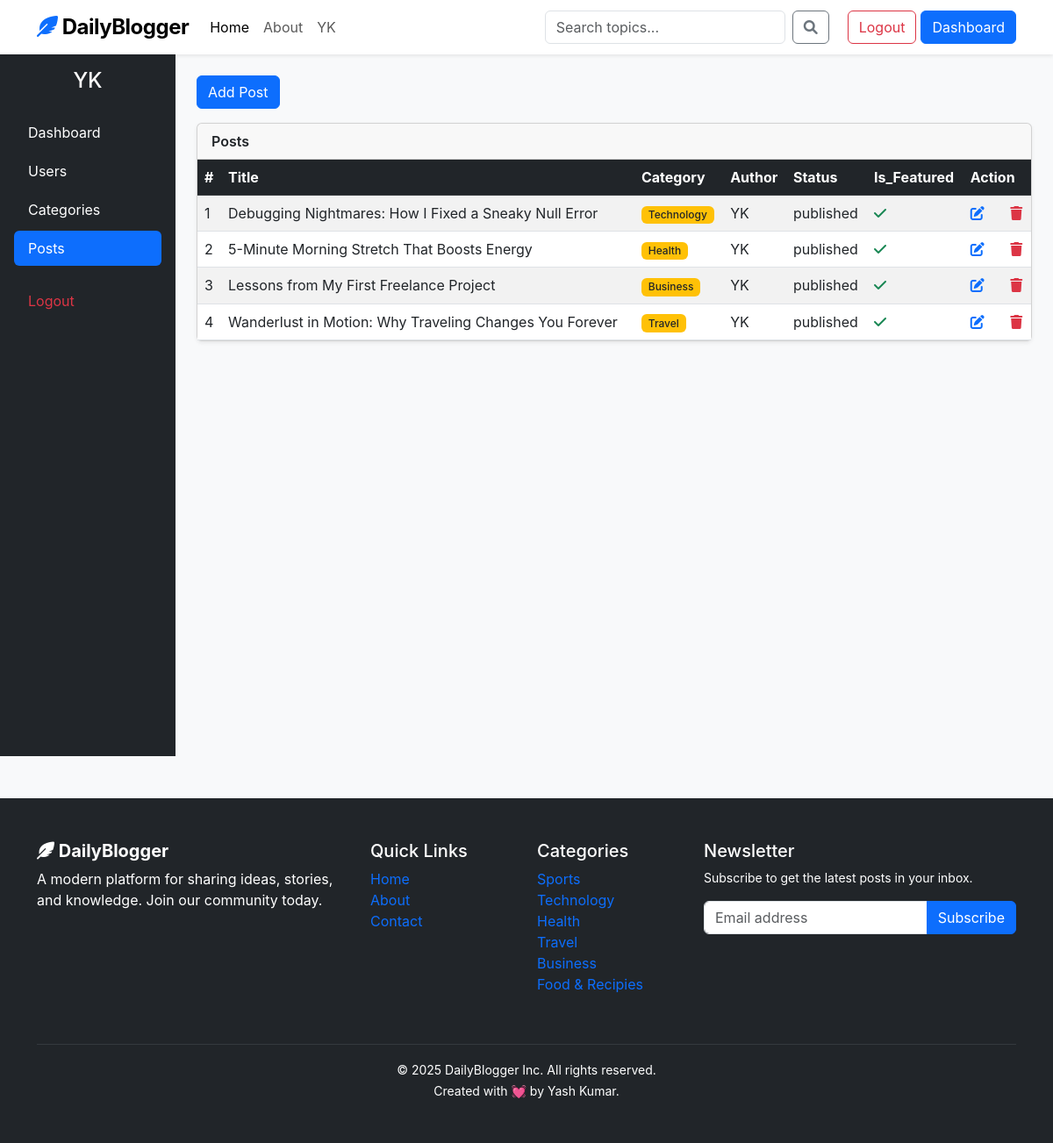
The page /dashboard/posts/ (signed in) on the database its author committed.
### blog/models.py (models this page shows, shortened)
class Post(models.Model):
    title = models.CharField(max_length=200)
    slug = models.SlugField(max_length=200, unique=True,blank = True)
    category = models.ForeignKey(Category, on_delete=models.CASCADE)
    author = models.ForeignKey(User, on_delete=models.CASCADE)
    featured_image = models.ImageField(upload_to='uploads/%Y/%m/%d/')
    short_description = models.TextField(max_length=500)
    blog_body = models.TextField(max_length=3000)
    status = models.CharField(max_length=10, choices=STATUS_CHOICES, default='draft')
    is_featured = models.BooleanField(default=False)
    created_at = models.DateTimeField(auto_now_add=True)
    updated_at = models.DateTimeField(auto_now=True)

class Category(models.Model):
    category_name=models.CharField(max_length=50,unique=True)
    created_at= models.DateTimeField(auto_now_add=True)
    updated_at= models.DateTimeField(auto_now=True)
    class Meta:
        verbose_name_plural = "Categories"
    def __str__(self):
        return self.category_name

### dashboard/views.py (the view)
# urls.py: path('posts/', views.posts , name='posts'),
@login_required(login_url='login')
def posts(request):
    posts = Post.objects.all()
    context = {
        'posts': posts,
    }
    return render(request, 'dashboard/posts.html', context)

### blog/context_processors.py (called while the page is built)
def category_processor(request):
    categories = Category.objects.all()
    return dict(categories=categories)

### templates/dashboard/posts.html (shortened to what this page needs)
{% extends "base.html" %}
{% block content %}
<div class="container-fluid">
    <div class="row min-vh-100">
        {% include 'dashboard/sidebar.html' %}
        <main class="col-12 col-md-9 col-lg-10 p-4">
            <a href="{% url 'add_post' %}" class="btn btn-primary mb-3">Add Post</a>
            <div class="card mb-4 shadow-sm">
                <div class="card-header fw-semibold">Posts</div>
                    <div class="card-body p-0">
                        <div class="table-responsive">
                            <table class="table table-striped mb-0">
                                <thead class="table-dark">
                                    <tr>
                                        <th>#</th>
                                        <th>Title</th>
                                        <th>Category</th>
                                        <th>Author</th>
                                        <th>Status</th>
                                        <th>Is_Featured</th>
                                        <th>Action</th>
                                    </tr>
                                </thead>
                                <tbody>
                                    {% if posts %}
                                    {% for post in posts %}
                                    <tr>
                                        <td>{{ forloop.counter }}</td>
                                        <td>{{ post.title }}</td>
                                        <td><span class="badge bg-warning text-dark">{{ post.category }}</span></td>
                                        <td>{{ post.author }}</td>
                                        <td>{{ post.status }}</td>
                                        <td>{% if post.is_featured %}<i class="fa fa-check text-success"></i>{% else %}<i class="fa fa-times text-danger"></i>{% endif %}</td>
                                        <td>
                                            <a href="{% url 'edit_post' post.id %}"><i class="fa fa-edit text-primary me-3" style="cursor: pointer;"></i></a>
                                            <a href="{% url 'delete_post' post.id %}"><i class="fa fa-trash text-danger" style="cursor: pointer;"></i></a>
                                        </td>
                                        {% endfor %}
                                        {% else %}
                                        <tr>
                                            <td colspan="7" class="text-center">No posts available.</td>
                                        </tr>
                                        {% endif %}
                                    </tr>
                                </tbody>
                            </table>
                        </div>
                    </div>
                </div>
            </div>
    </div>
{% endblock %}

### templates/base.html (shortened to what this page needs)
{% load static %}
<!DOCTYPE html>
<html lang="en">
<head>
    <link href="https://cdn.jsdelivr.net/npm/bootstrap@5.3.0/dist/css/bootstrap.min.css" rel="stylesheet">
    <link rel="stylesheet" href="https://cdnjs.cloudflare.com/ajax/libs/font-awesome/6.0.0/css/all.min.css">
    <link rel="stylesheet" href="{% static 'css/styles.css' %}">
</head>
<body>
    <nav class="navbar navbar-expand-lg navbar-light bg-white sticky-top shadow-sm">
        <div class="container">
            <a class="navbar-brand fw-bold" href="#"><i class="fas fa-feather-alt text-primary"></i> DailyBlogger</a>
            <div class="collapse navbar-collapse" id="navbarNav">
                <ul class="navbar-nav me-auto mb-2 mb-lg-0">
                    <li class="nav-item"><a class="nav-link active" href="{% url 'home' %}">Home</a></li>
                    <li class="nav-item"><a class="nav-link" href="https://yash4313.github.io/Portfolio/" target="_blank">About</a></li>
                    {% if user.is_authenticated %}
                    <li class="nav-item"><a class="nav-link" href="#">{{ user.username }}</a></li>
                    {% endif %}
                </ul>
                <form class="d-flex me-3" method="get" action="{% url 'search' %}">
                    <input class="form-control me-2" type="text" name="keyword" value="{{ query }}" placeholder="Search topics..." aria-label="Search">
                    <button class="btn btn-outline-secondary" type="submit"><i class="fas fa-search"></i></button>
                </form>
                {% if not user.is_authenticated %}
                <div class="d-flex gap-2">
                    <a href="{% url 'login' %}" class="btn btn-outline-primary">Login</a>
                    <a href="{% url 'register' %}" class="btn btn-primary">Sign Up</a>
                </div>
                {% else %}
                <div class="d-flex gap-2">
                    <a href="{% url 'logout' %}" class="btn btn-outline-danger" style="margin-left: 5px;">Logout</a>
                </div>
                <div class="d-flex gap-2">
                    <a href="{% url 'dashboard' %}" class="btn btn-primary" style="margin-left: 5px;">Dashboard</a>
                </div>
                {% endif %}
            </div>
        </div>
    </nav>
{% block content %}
{% endblock %}
    <footer class="bg-dark text-white py-5 mt-5">
        <div class="container">
            <div class="row">
                <div class="col-md-4 mb-4">
                    <h5 class="fw-bold"><i class="fas fa-feather-alt"></i> DailyBlogger</h5>
                    <p class="text-white">A modern platform for sharing ideas, stories, and knowledge. Join our community today.</p>
                </div>
                <div class="col-md-2 mb-4">
                    <h5>Quick Links</h5>
                    <ul class="list-unstyled text-small">
                        <li><a class="text-decoration-none text-grey hover-white" href="{% url 'home' %}">Home</a></li>
                        <li><a class="text-decoration-none text-grey hover-white" href="https://yash4313.github.io/Portfolio/" target="_blank">About</a></li>
                        <li><a class="text-decoration-none text-grey hover-white" href="#">Contact</a></li>
                    </ul>
                </div>
                <div class="col-md-2 mb-4">
                    <h5>Categories</h5>
                    <ul class="list-unstyled text-small">
                        {% for category in categories %}
                        <li><a class="text-decoration-none text-grey hover-white" href="{% url 'category_list' category.id %}">{{ category }}</a></li>
                        {% endfor %}
                    </ul>
                </div>
                <div class="col-md-4 mb-4">
                    <h5>Newsletter</h5>
                    <p class="text-white small">Subscribe to get the latest posts in your inbox.</p>
                    <div class="input-group mb-3">
                        <input type="text" class="form-control" placeholder="Email address">
                        <button class="btn btn-primary" type="button">Subscribe</button>
                    </div>
                </div>
            </div>
            <hr class="border-secondary">
            <div class="text-center text-white">
                <small>&copy; 2025 DailyBlogger Inc. All rights reserved.</small><br>
                <small> Created with 💓 by Yash Kumar.</small>
            </div>
        </div>
    </footer>
</body>
</html>

### templates/dashboard/sidebar.html
<aside class="col-12 col-md-3 col-lg-2 bg-dark text-white p-3">
  <h4 class="text-center mb-4">{{ user }}</h4>
  <ul class="nav nav-pills flex-column gap-1">
    <li class="nav-item">
      <a class="nav-link text-white {% if '/dashboard/' == request.path %}bg-primary{% endif %}" href="{% url 'dashboard' %}">Dashboard</a>
    </li>
    {% if perms.auth.view_user %}
    <li class="nav-item">
      <a class="nav-link text-white {% if '/users/' in request.path %}bg-primary{% endif %}" href="{% url 'users' %}">Users</a>
    </li>
    {% endif %}
    <li class="nav-item">
      <a class="nav-link text-white {% if '/categories/' in request.path %}bg-primary{% endif %}" href="{% url 'categories' %}">Categories</a>
    </li>
    <li class="nav-item">
      <a class="nav-link text-white {% if '/posts/' in request.path %}bg-primary{% endif %}" href="{% url 'posts' %}">Posts</a>
    </li>
    <li class="nav-item mt-3">
      <a class="nav-link text-danger" href="{% url 'logout' %}">Logout</a>
    </li>
  </ul>
</aside>

### blog_main/static/css/styles.css (style rules this page uses)
body { font-family: -apple-system, BlinkMacSystemFont, "Segoe UI", Roboto, "Helvetica Neue", Arial, sans-serif; background-color: #f8f9fa; }
.navbar-brand { font-size: 1.5rem; letter-spacing: -0.5px; }
.badge { transition: all 0.2s ease; font-weight: 500; }

### rows shown on the page
Post: title "Debugging Nightmares: How I Fixed a Sneaky Null Error", category "Technology", author "YK", status "published", is_featured True (drawn)
Post: title "5-Minute Morning Stretch That Boosts Energy", category "Health", author "YK", status "published", is_featured True (drawn)
Post: title "Lessons from My First Freelance Project", category "Business", author "YK", status "published", is_featured True (drawn)
Post: title "Wanderlust in Motion: Why Traveling Changes You Forever", category "Travel", author "YK", status "published", is_featured True (drawn)
Category: category_name "Sports"
Category: category_name "Technology"
Category: category_name "Health"
Category: category_name "Travel"
Category: category_name "Business"
Category: category_name "Food & Recipies"

### other values the page prints
{{ user.username }} "YK"
{{ user }} "YK"
